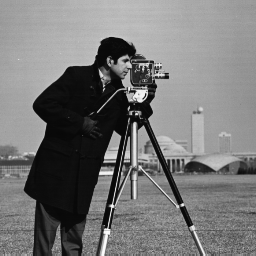
#> input picture dados/cameraman.tiff, 256 x 256 px
$ jupyter execute '4 - Interpolação 2D.ipynb'   (shell and % lines are left out)
#> lines starting #> are read from the running program, lines starting #| are printed output that depends on the picture
# Interpolação de imagens utilizando correlação/convolução

[cell 1]
import matplotlib.pyplot as plt
import numpy as np
from scipy.signal import correlate

img = plt.imread("../../dados/cameraman.tiff")
#> img is the input picture: shape (256, 256); min 7, max 253, mean 118.7
plt.imshow(img, "gray")

[cell 2]
def upsample_2x(img, filt):
    """Interpola imagem utilizando o filtro fornecido na variável filtro"""
    num_rows, num_cols = img.shape
#> num_rows = 256; num_cols = 256
    img_upsampled = np.zeros([2*num_rows-1, 2*num_cols-1])
    for row in range(num_rows-1):
        for col in range(num_cols-1):
            img_upsampled[2*row, 2*col] = img[row, col]
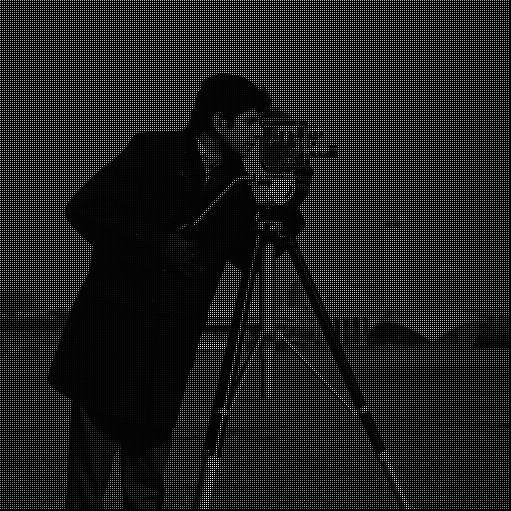
#> img_upsampled: shape (511, 511) float64; min 0, max 253, mean 29.6
    img_upsampled[-1,::2] = img[-1]
    img_upsampled[::2,-1] = img[:,-1]
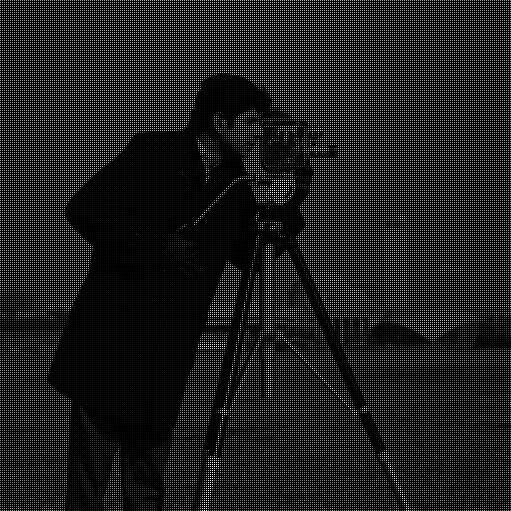
#> img_upsampled: shape (511, 511) float64; min 0, max 253, mean 29.8

    signal_interp = correlate(img_upsampled, filt, mode="same")
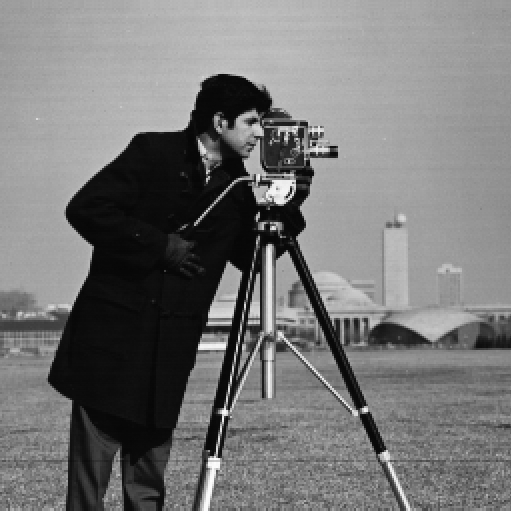
#> signal_interp: shape (511, 511) float64; min 7, max 253, mean 118.7

    return signal_interp

### 1. Interpolação de vizinho mais próximo (ordem 0) utilizando um filtro caixa

[cell 3]
w = np.zeros([7,7])
w[2:4,2:4] = 1

img_interp_0 = upsample_2x(img, w)

plt.imshow(w, "gray")
plt.figure(figsize=[10, 10])
plt.imshow(img_interp_0, "gray")

É difícil notar diferenças entre a imagem original e interpolada de ordem 0 porque ambas as imagens são interpoladas pelo matplotlib no momento da visualização, utilizando interpolação de ordem 0.

### 2. Interpolação linear (ordem 1) utilizando um filtro cone, formado pela correlação entre dois filtros caixa

[cell 4]
w2 = correlate(w, w, mode="same")
w2 = w2/4
img_interp_1 = upsample_2x(img, w2)
#> in upsample_2x (call 2), `signal_interp = correlate(img_upsampled, filt, mode="same")`:
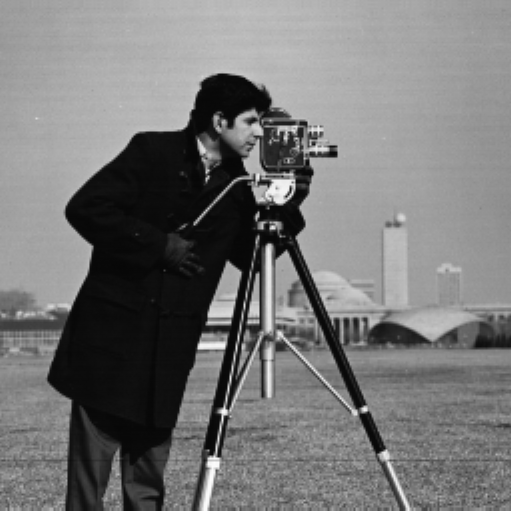
#> signal_interp: shape (511, 511) float64; min 7, max 253, mean 118.6

plt.imshow(w2, "gray")
plt.figure(figsize=[12, 12])
plt.imshow(img_interp_1, "gray")

### 3. "Interpolação" de ordem 3 utilizando um filtro formado pela correlação de dois filtros cone

Essa não é uma interpolação real, pois os valores em posições na imagem interpolda que coincidem com a imagem original não são os mesmos.

[cell 5]
w3 = correlate(w2, w2, mode="same")
w3 = w3/4
img_interp_3 = upsample_2x(img, w3)

plt.imshow(w3, "gray")
plt.figure(figsize=[12, 12])
plt.imshow(img_interp_3, "gray")
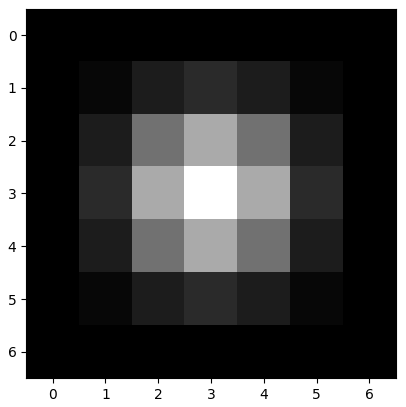
#> figure drawn by matplotlib, 1 panel

### 4. Interpolação bicúbica (ordem 3) utilizando um filtro específico

[cell 6]
# Filtro de interpolação de ordem 3, conhecido como interpolação cúbica.
w_c = np.array([[-0.0625, 0, 0.5625, 1, 0.5625, 0, -0.0625]])
w_c2d = np.dot(w_c.T, w_c)
img_interp_c = upsample_2x(img, w_c2d)

plt.imshow(w_c2d, "gray")
plt.figure(figsize=[12, 12])
plt.imshow(img_interp_c, "gray")
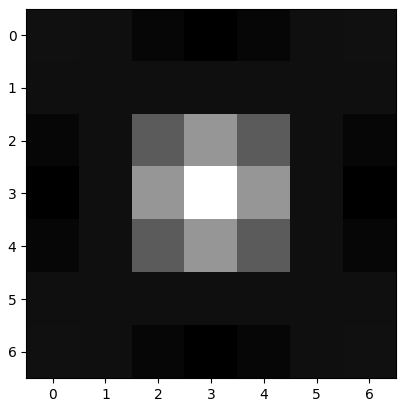
#> figure drawn by matplotlib, 1 panel

### 5. Comparação entre os resultados das interpolações

[cell 7]
ri = 50
rf = 80
ci = 105
cf = 135

plt.figure(figsize=[12, 12])
plt.subplot(2, 2, 1)
plt.imshow(img[ri:rf, ci:cf], "gray")
plt.title("Original", size=20)
plt.subplot(2, 2, 2)
plt.imshow(img_interp_0[2*ri:2*rf, 2*ci:2*cf], "gray")
plt.title("Interpolação vizinho mais próximo (ordem 0)", size=20)
plt.subplot(2, 2, 3)
plt.imshow(img_interp_1[2*ri:2*rf, 2*ci:2*cf], "gray")
plt.title("Interpolação bilinear (ordem 1)", size=20)
plt.subplot(2, 2, 4)
plt.imshow(img_interp_c[2*ri:2*rf, 2*ci:2*cf], "gray")
plt.title("Interpolação bicúbica (ordem 3)", size=20)
#plt.savefig('interpolação.png', dpi=150)
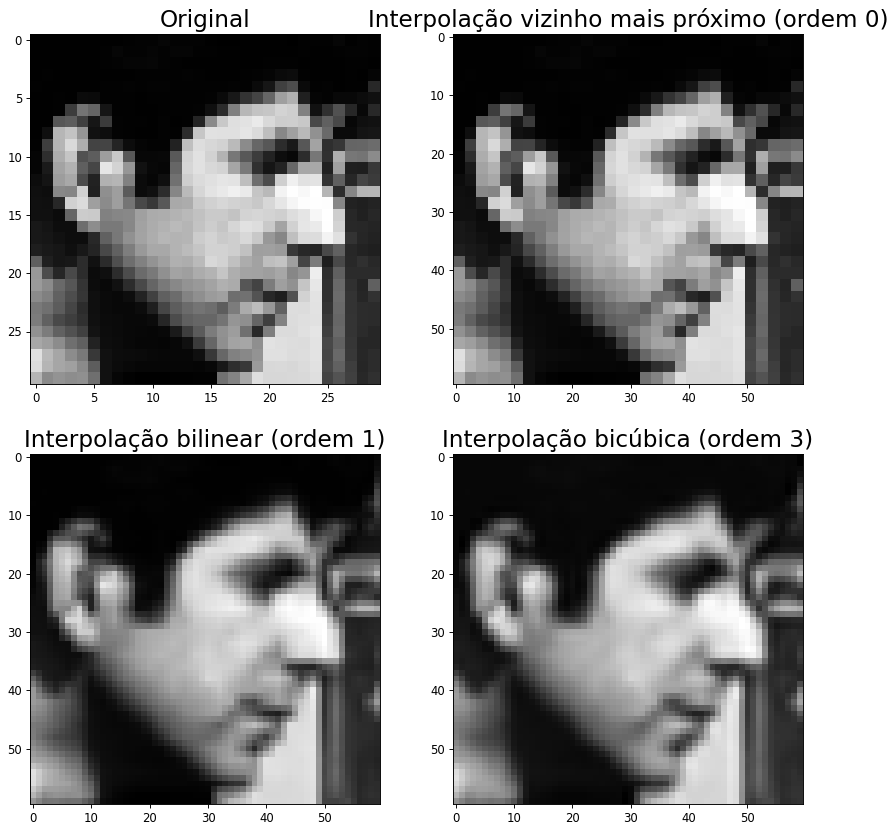
#> figure drawn by matplotlib, 4 panels

Podemos interpolar novamente a imagem para obter uma nova imagem que possui 4x o tamanho da original

[cell 8]
img_interp_c2 = upsample_2x(img_interp_c, w_c2d)
#> after the loop in upsample_2x (call 5), `for row in range(num_rows-1):`:
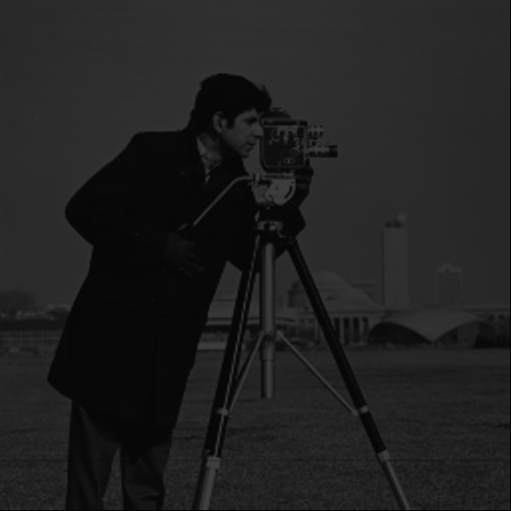
#> img_upsampled: shape (1021, 1021) float64 (shown at 1/2 size); min -6.41, max 273.2, mean 29.6; drawn with min black and max white
#> in upsample_2x (call 5), `img_upsampled[::2,-1] = img[:,-1]`:
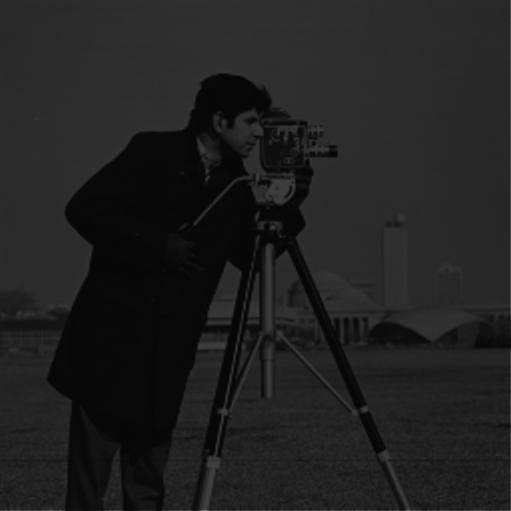
#> img_upsampled: shape (1021, 1021) float64 (shown at 1/2 size); min -6.41, max 273.2, mean 29.7; drawn with min black and max white
plt.figure(figsize=[5.5, 5.5])
plt.imshow(img_interp_c2[200:320, 420:540], "gray")
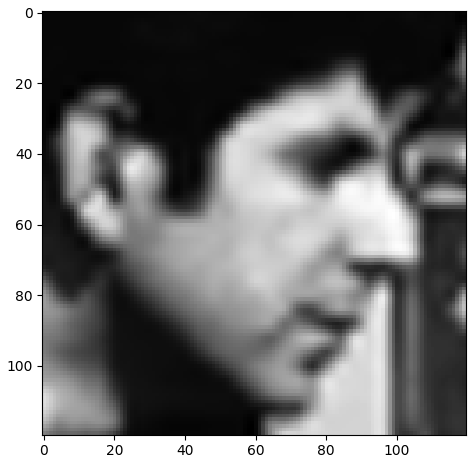
#> figure drawn by matplotlib, 1 panel

## Interpolação de imagens usando o scipy

A função zoom permite redimensionar uma imagem para um novo tamanho:

[cell 9]
from scipy.ndimage import zoom, map_coordinates

# Cria imagem com tamanho 2.3 vezes maior que a original utilizando interpolação cúbica
img_zoom = zoom(img, zoom=2.3, order=3)
print(img_zoom.shape)
#| (589, 589)

A função `map_coordinates` permite calcular as intensidades em qualquer ponto dentro da imagem, mesmo que as coordenadas não sejam valores inteiros:

[cell 10]
# Define coordenadas para as quais queremos obter os valores de intensidade
coords = np.array([
    [34.8,   64.32],
    [106.32, 133.67],
    [200.5,  30.1]
]).T

intensidades = map_coordinates(img, coords, order=3)
#> intensidades = [174, 14, 137]
print(intensidades)
#| [174  14 137]

$ run again, with dados/cat.tiff copied over dados/cameraman.tiff
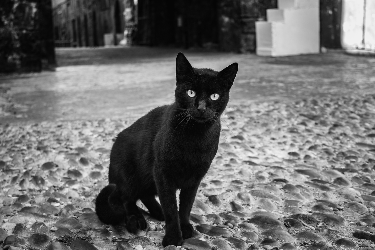
#> input picture dados/cat.tiff, 375 x 250 px
#> img is the input picture: shape (250, 375); min 0, max 243, mean 107.1
#> in upsample_2x (call 5), `img_upsampled[-1,::2] = img[-1]`:
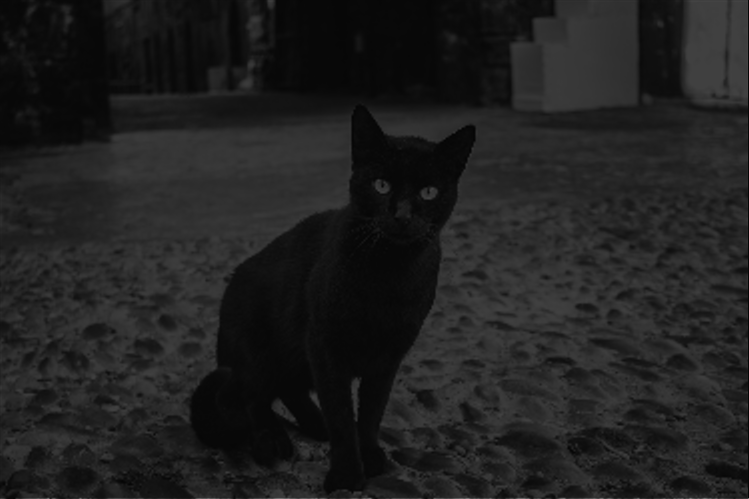
#> img_upsampled: shape (997, 1497) float64 (shown at 1/2 size); min -6.83, max 257.6, mean 26.8; drawn with min black and max white
#> signal_interp: shape (997, 1497) float64
#> `[cell 8] img_interp_c2 = upsample_2x(img_interp_c, w_c2d) plt.figure(f..`:
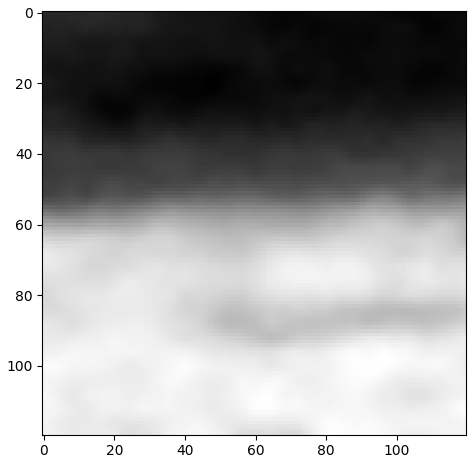
#> figure drawn by matplotlib, 1 panel
#| (575, 862)
#> intensidades = [33, 191, 103]
#| [ 33 191 103]
